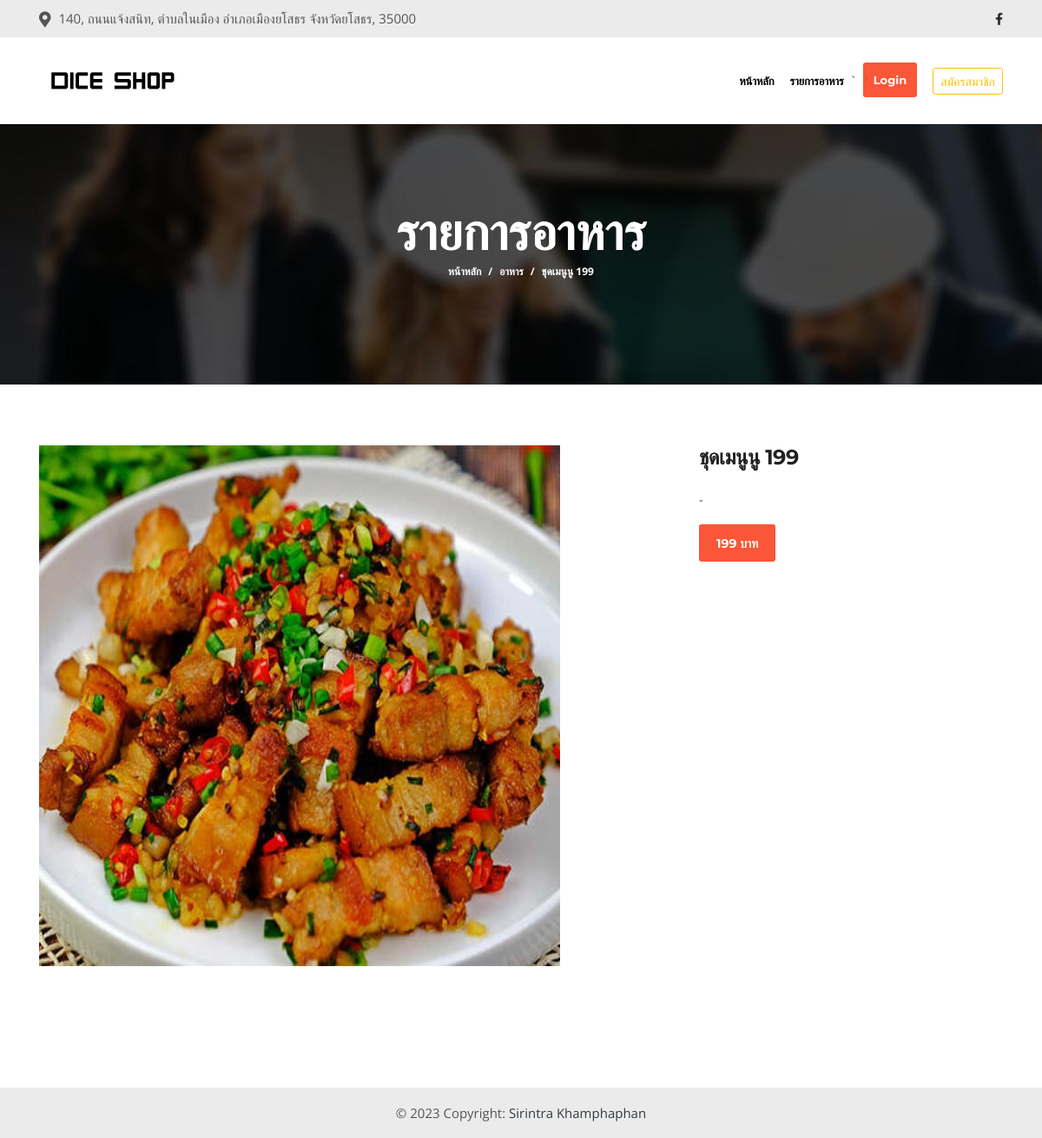
The page /views/auth/catigory-single.php?id=12 on the database its author committed.
### tables this page shows
CREATE TABLE `products` (
  `id` int(11) NOT NULL,
  `name` varchar(50) NOT NULL,
  `img` varchar(100) NOT NULL,
  `price` varchar(10) NOT NULL,
  `details` text DEFAULT NULL,
  `status` int(3) NOT NULL DEFAULT 1
);

### App/config/connectdb.php (called while the page is built, shortened)
<?php
class DB
{
    private static $link = null;
    private static function getLink()
    {
        if (self::$link) {
            return self::$link;
        }
        self::$link = new PDO("mysql:host=" . DB_HOST . ";dbname=" . DB_NAME . ";charset=utf8", DB_USERNAME, DB_PASSWORD);
        self::$link->setAttribute(PDO::ATTR_ERRMODE, PDO::ERRMODE_EXCEPTION);
        return self::$link;
    }
    public static function __callStatic($name, $args)
    {
        $callback = array(self::getLink(), $name);
        return call_user_func_array($callback, $args);
    }
}

### views/auth/catigory-single.php (the view, shortened to what this page needs)
<!DOCTYPE html>
<html lang="en">
<head>
    <?php include_once('../inc/stylesheet.php') ?>
    <?php $id_pro = isset($_GET["id"]) ? $_GET["id"] : null;
    $row = DB::Query("SELECT * FROM `products` WHERE id=$id_pro")->fetch(PDO::FETCH_OBJ);
    ?>
</head>
<body>
    <div class="body-inner">
        <?php include_once("./header.php") ?>
        <div id="banner-area" class="banner-area" style="background-image:url(/assets/images/banner/banner1.jpg)">
            <div class="banner-text">
                <div class="container">
                    <div class="row">
                        <div class="col-lg-12">
                            <div class="banner-heading">
                                <h1 class="banner-title">รายการอาหาร</h1>
                                <nav aria-label="breadcrumb">
                                    <ol class="breadcrumb justify-content-center">
                                        <li class="breadcrumb-item"><a href="#">หน้าหลัก</a></li>
                                        <li class="breadcrumb-item"><a href="#">อาหาร</a></li>
                                        <li class="breadcrumb-item active" aria-current="page"><?php echo  $row->name ?></li>
                                    </ol>
                                </nav>
                            </div>
                        </div>
                    </div>
                </div>
            </div>
        </div>
        <section id="main-container" class="main-container">
            <div class="container">
                <div class="row">
                    <div class="col-lg-8">
                        <div id="page-slider" class="page-slider small-bg">
                            <div class="item">
                                <img loading="lazy" class="img-fluid" src="/assets/images/products/<?php echo  $row->img ?>" alt="project-image" />
                            </div>
                        </div>
                    </div>
                    <div class="col-lg-4 mt-5 mt-lg-0">
                        <h3 class="column-title mrt-0"><?php echo  $row->name ?></h3>
                        <p><?php echo  $row->details ?></p>
                        <ul class="project-info list-unstyled">
                            <li>
                                <p class="project-link">
                                    <a class="btn btn-primary" href="javascript:void(0)"><?php echo $row->price ?> บาท</a>
                                </p>
                            </li>
                        </ul>
                    </div>
                </div>
            </div>
        </section>
        <?php include_once('../inc/script.php') ?>
    </div>
</body>
</html>

### rows shown on the page
products: name "ชุดเมนูนู 199", img (picture), details "-", price "199"
